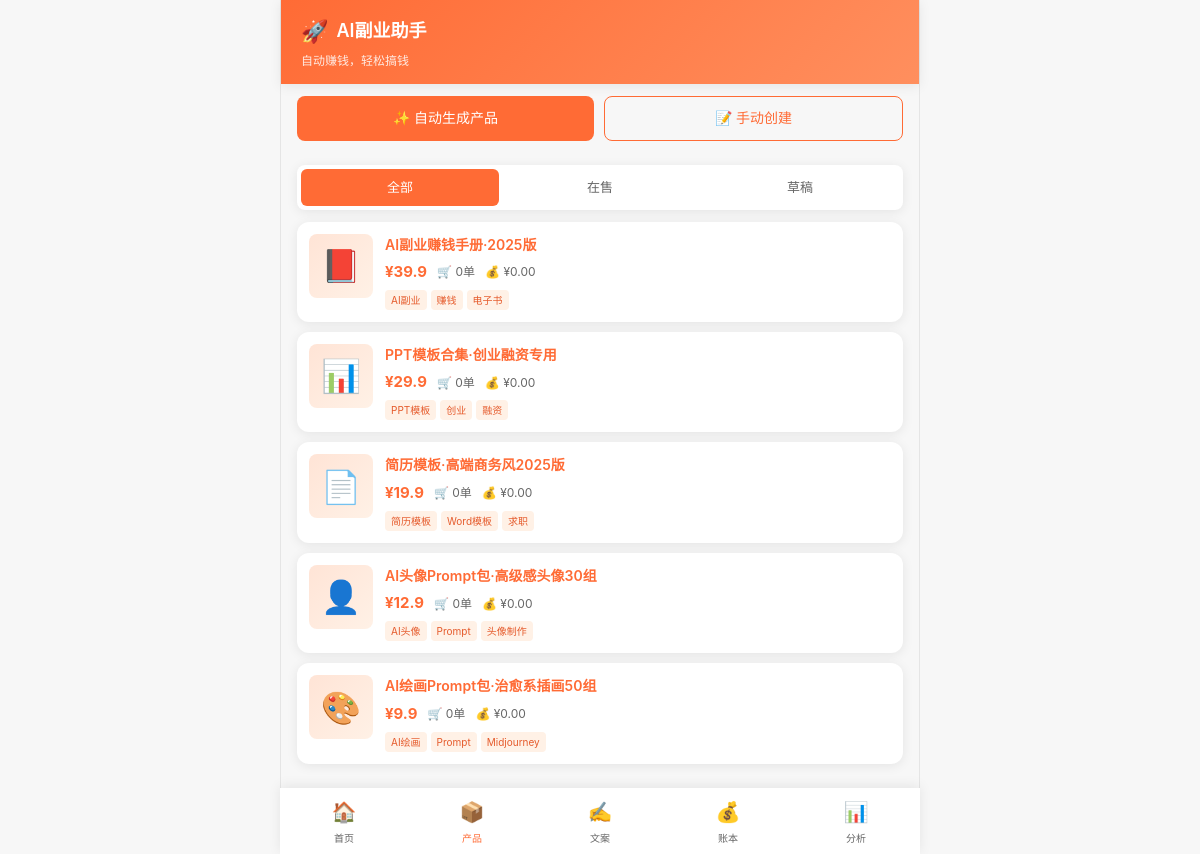
Page /products on the committed database.
### tables this page shows
CREATE TABLE products (
        id INTEGER PRIMARY KEY AUTOINCREMENT,
        name TEXT NOT NULL,
        category TEXT,
        price REAL DEFAULT 9.9,
        description TEXT,
        content TEXT,
        cover_emoji TEXT DEFAULT '📦',
        tags TEXT,
        platforms TEXT,
        status TEXT DEFAULT 'draft',
        sales_count INTEGER DEFAULT 0,
        revenue REAL DEFAULT 0,
        created_at TEXT DEFAULT CURRENT_TIMESTAMP,
        updated_at TEXT DEFAULT CURRENT_TIMESTAMP
    );

### app.py (the view)
@app.route('/products')
def products_list():
    status = request.args.get('status', None)
    products = db.get_all_products(status)
    return render_template('products.html', products=products,
                         status_filter=status, current_page='products')

### modules/database.py (called while the page is built)
def get_conn():
    os.makedirs(os.path.dirname(DB_PATH), exist_ok=True)
    conn = sqlite3.connect(DB_PATH)
    conn.row_factory = sqlite3.Row
    conn.execute("PRAGMA journal_mode=WAL")
    return conn

def get_all_products(status=None):
    conn = get_conn()
    if status:
        rows = conn.execute("SELECT * FROM products WHERE status=? ORDER BY id DESC", (status,)).fetchall()
    else:
        rows = conn.execute("SELECT * FROM products ORDER BY id DESC").fetchall()
    conn.close()
    return [dict(r) for r in rows]

### templates/products.html (shortened to what this page needs)
{% extends "base.html" %}
{% block content %}
<div style="display: flex; gap: 10px; padding: 12px 16px;">
    <a href="{{ url_for('product_generate') }}" class="btn btn-primary btn-block" style="flex: 1;">✨ 自动生成产品</a>
    <a href="{{ url_for('product_new') }}" class="btn btn-outline btn-block" style="flex: 1;">📝 手动创建</a>
</div>
<div class="tabs">
    <a href="{{ url_for('products_list') }}" class="tab {% if not status_filter %}active{% endif %}">全部</a>
    <a href="{{ url_for('products_list', status='active') }}" class="tab {% if status_filter == 'active' %}active{% endif %}">在售</a>
    <a href="{{ url_for('products_list', status='draft') }}" class="tab {% if status_filter == 'draft' %}active{% endif %}">草稿</a>
</div>
{% if products %}
    {% for p in products %}
    <a href="{{ url_for('product_detail', pid=p.id) }}" class="product-card">
        <div class="product-cover">{{ p.cover_emoji }}</div>
        <div class="product-info">
            <h3>{{ p.name }}</h3>
            <div class="meta">
                <span class="price">¥{{ p.price }}</span>
                <span>🛒 {{ p.sales_count }}单</span>
                <span>💰 ¥{{ "%.2f"|format(p.revenue) }}</span>
            </div>
            <div class="product-tags">
                {% for t in (p.tags or '').split(',')[:3] %}
                    {% if t %}<span class="product-tag">{{ t.strip() }}</span>{% endif %}
                {% endfor %}
            </div>
        </div>
    </a>
    {% endfor %}
{% else %}
    <div class="empty-state">
        <div class="emoji">📦</div>
        <div>还没有产品</div>
        <a href="{{ url_for('product_generate') }}" class="btn btn-primary" style="margin-top: 16px;">✨ 立刻生成一个</a>
    </div>
{% endif %}
{% endblock %}

### static/css/style.css (style rules this page uses)
* { box-sizing: border-box; margin: 0; padding: 0; -webkit-tap-highlight-color: transparent; }
:root { --primary: #FF6B35; --primary-dark: #E55A2B; --secondary: #2EC4B6; --accent: #FFD93D; --bg: #F7F7F7; --card: #FFFFFF; --text: #1A1A1A; --text-secondary: #666666; --text-light: #999999; --success: #22C55E; --danger: #EF4444; --warning: #F59E0B; --border: #E5E5E5; --shadow: 0 2px 12px rgba(0,0,0,0.08); --shadow-lg: 0 8px 30px rgba(0,0,0,0.12); --radius: 12px; --radius-sm: 8px; }
html, body { font-family: -apple-system, BlinkMacSystemFont, 'PingFang SC', 'Hiragino Sans GB', 'Microsoft YaHei', 'Segoe UI', Roboto, sans-serif; background: var(--bg); color: var(--text); font-size: 15px; line-height: 1.6; min-height: 100vh; max-width: 100vw; overflow-x: hidden; }
a { color: var(--primary); text-decoration: none; }
.product-card { display: flex; gap: 12px; padding: 12px; background: white; border-radius: var(--radius); margin: 10px 16px; box-shadow: var(--shadow); }
.product-cover { width: 64px; height: 64px; border-radius: var(--radius-sm); background: linear-gradient(135deg, #FFE4D6, #FFF1E6); display: flex; align-items: center; justify-content: center; font-size: 32px; flex-shrink: 0; }
.product-info { flex: 1; min-width: 0; }
.product-info h3 { font-size: 14px; font-weight: 600; margin-bottom: 4px; overflow: hidden; text-overflow: ellipsis; display: -webkit-box; -webkit-line-clamp: 2; -webkit-box-orient: vertical; }
.product-info .meta { font-size: 12px; color: var(--text-secondary); display: flex; gap: 10px; align-items: center; }
.product-info .price { color: var(--primary); font-weight: 700; font-size: 15px; }
.product-tags { display: flex; flex-wrap: wrap; gap: 4px; margin-top: 6px; }
.product-tag { font-size: 10px; padding: 2px 6px; background: #FFF1E6; color: var(--primary-dark); border-radius: 4px; }
.btn { display: inline-flex; align-items: center; justify-content: center; gap: 6px; padding: 10px 20px; border-radius: var(--radius-sm); font-size: 14px; font-weight: 500; transition: all 0.2s; cursor: pointer; text-decoration: none; border: none; }
.btn-primary { background: var(--primary); color: white; }
.btn-outline { background: transparent; color: var(--primary); border: 1px solid var(--primary); }
.btn-block { width: 100%; }
.tabs { display: flex; background: white; padding: 4px; margin: 12px 16px; border-radius: var(--radius-sm); box-shadow: var(--shadow); gap: 2px; }
.tab { flex: 1; text-align: center; padding: 8px; border-radius: 6px; font-size: 13px; color: var(--text-secondary); cursor: pointer; transition: all 0.2s; }
.tab.active { background: var(--primary); color: white; }

### rows in the picture
products: cover_emoji "📕", name "AI副业赚钱手册·2025版", price "39.9", sales_count "0", revenue "0.00", strip "AI副业" "赚钱" "电子书"
products: cover_emoji "📊", name "PPT模板合集·创业融资专用", price "29.9", sales_count "0", revenue "0.00", strip "PPT模板" "创业" "融资"
products: cover_emoji "📄", name "简历模板·高端商务风2025版", price "19.9", sales_count "0", revenue "0.00", strip "简历模板" "Word模板" "求职"
products: cover_emoji "👤", name "AI头像Prompt包·高级感头像30组", price "12.9", sales_count "0", revenue "0.00", strip "AI头像" "Prompt" "头像制作"
products: cover_emoji "🎨", name "AI绘画Prompt包·治愈系插画50组", price "9.9", sales_count "0", revenue "0.00", strip "AI绘画" "Prompt" "Midjourney"
